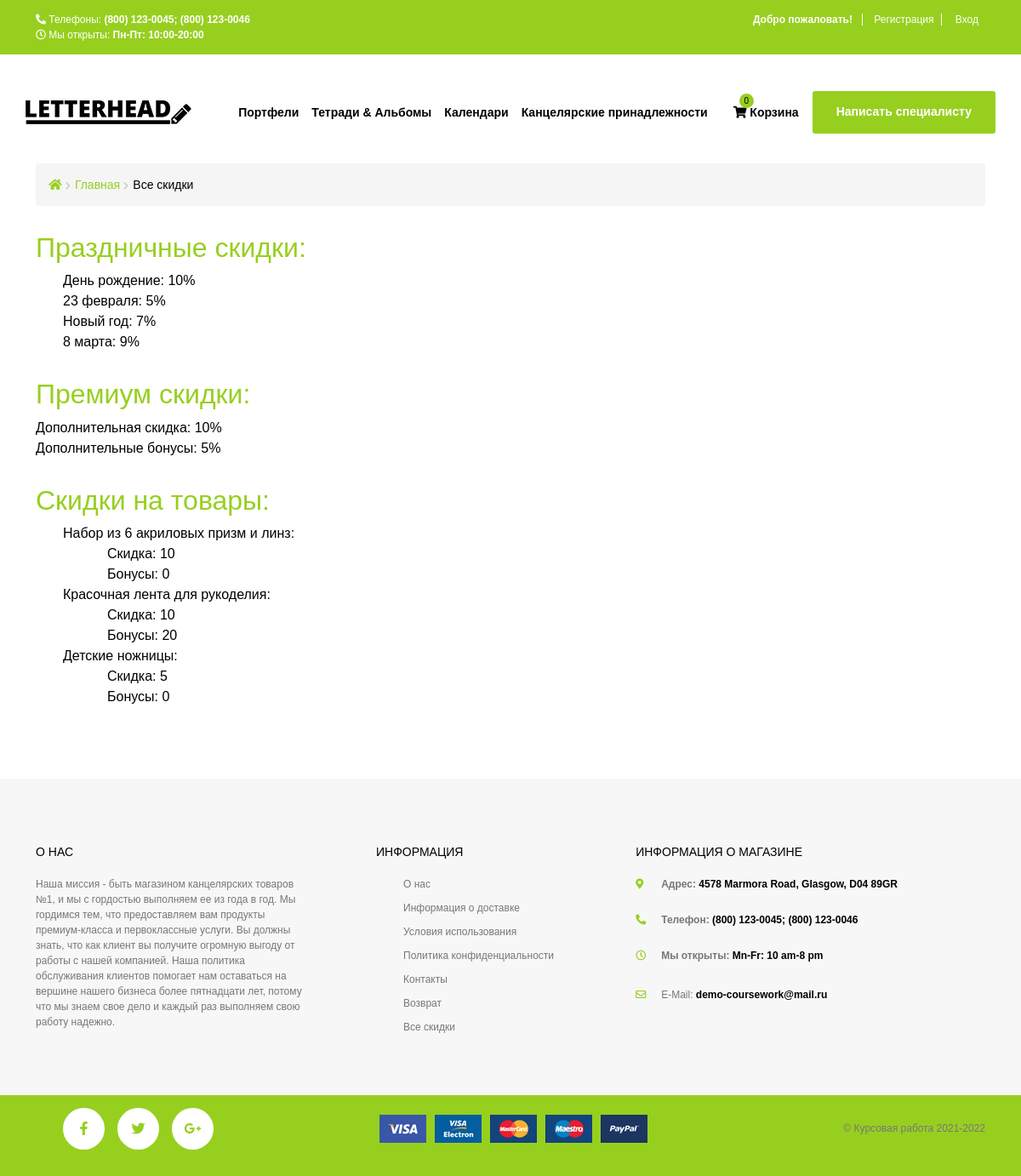
Page /all_bonus.php on the committed database.
### tables this page shows
CREATE TABLE holidays (
  id int(11) NOT NULL PRIMARY KEY AUTO_INCREMENT,            
  date char(5),                                              
  holiday varchar(40) NOT NULL,                              
  discount int(3) NOT NULL DEFAULT 0                         
);

CREATE TABLE premium_bonus (
  discount int(3) NOT NULL,                                  
  bonus int(3) NOT NULL                                      
);

CREATE TABLE stock (
  id int(11) NOT NULL PRIMARY KEY AUTO_INCREMENT,            
  id_good int(11) NOT NULL,                                  
  discount int(2) NOT NULL DEFAULT 0,                        
  bonuses int(4) NOT NULL DEFAULT 0,                         
  data_start DATE NOT NULL,                                  
  data_end DATE NOT NULL,                                    
  FOREIGN KEY (id_good) REFERENCES goods(id)
);

CREATE TABLE goods (
  id int(11) NOT NULL PRIMARY KEY AUTO_INCREMENT,            
  title varchar(60) NOT NULL,                                
  price double NOT NULL,                                     
  description text NOT NULL,                                 
  FULLTEXT (title)
);

### functions/helpers.php (called while the page is built, shortened)
<?php
function db_get_prepare_stmt($link, $sql, $data = [])
{
  $stmt = mysqli_prepare($link, $sql);
  return $stmt;
}
function db_fetch_data($link, $sql, $data = [])
{
  $result = [];
  $stmt = db_get_prepare_stmt($link, $sql, $data);
  mysqli_stmt_execute($stmt);
  $res = mysqli_stmt_get_result($stmt);
  if ($res) {
    $result = mysqli_fetch_all($res, MYSQLI_ASSOC);
  }
  return $result;
}
function include_template($name, array $data = [])
{
  $name = 'templates/' . $name;
  extract($data);
  require $name;
  $result = ob_get_clean();
  return $result;
}

### templates/all_bonus.php (the view, shortened to what this page needs)
<div class="container">
  <ul class="breadcrumb">
    <li><a href="/"><i class="fa fa-home"></i></a> <i class="fas fa-chevron-right"></i></li>
    <li><a href="/">Главная</a> <i class="fas fa-chevron-right"></i> </li>
    <li><span>Все скидки</span></li>
  </ul>
  <div class="div1">
    <div class="item">
      <h2>Праздничные скидки:</h2>
      <ul>
        <?php foreach ($holiday as $val) : ?>
          <li><span><?= $val['holiday'] ?>: </span> <?= $val['discount'] ?>% </li>
        <?php endforeach; ?>
      </ul>
    </div>
    <div class="item">
      <h2>Премиум скидки:</h2>
      <div>Дополнительная скидка: <?= $vip['discount'] ?>%</div>
      <div>Дополнительные бонусы: <?= $vip['bonus'] ?>%</div>
    </div>
    <div class="item">
      <h2>Скидки на товары:</h2>
      <ul>
        <?php foreach ($goods as $val) : ?>
          <li>
            <div><?= $val['title'] ?>:</div>
            <ul style="margin-left: 20px;">
              <li>Скидка: <?= $val['discount'] ?></li>
              <li>Бонусы: <?= $val['bonuses'] ?></li>
            </ul>
          </li>
        <?php endforeach; ?>
      </ul>
    </div>
  </div>
</div>

### styles/style.css (style rules this page uses)
*, *::after, *::before { padding: 0; margin: 0; -webkit-box-sizing: border-box; box-sizing: border-box; }
html, body { width: 100%; height: 100%; font-size: 16px; font-family: "Raleway", sans-serif; font-weight: 400; color: #000; position: relative; cursor: default; }
a { color: inherit; font-family: inherit; text-decoration: none; }
.container { width: 95%; max-width: 1200px; margin: 0 auto; position: relative; }
ol, ul { list-style: none; }
.breadcrumb { margin: 15px 0 25px; margin-top: 128px; padding: 13px 15px; border-radius: 0; background: #f5f5f5; font-size: 14px; line-height: 24px; border-radius: 3px; display: -webkit-box; display: -ms-flexbox; display: flex; -webkit-box-align: center; -ms-flex-align: center; align-items: center; }
.breadcrumb > li > i { font-size: 10px; color: #ccc; margin-right: 5px; }
.breadcrumb a, .breadcrumb a:visited, .breadcrumb a:focus { color: #97cf1f; }

### templates/all_bonus.php (style rules this page uses)
h2 { color: #97cf1f; }
.item { margin-top: 30px; }

### rows in the picture
holidays: holiday "День рождение", discount "10"
holidays: holiday "23 февраля", discount "5"
holidays: holiday "Новый год", discount "7"
holidays: holiday "8 марта", discount "9"
premium_bonus: discount "10", bonus "5"
stock: id_good.title "Набор из 6 акриловых призм и линз", discount "10", bonuses "0"
stock: id_good.title "Красочная лента для рукоделия", discount "10", bonuses "20"
stock: id_good.title "Детские ножницы", discount "5", bonuses "0"

### other values in the picture
$basket_count "0"
